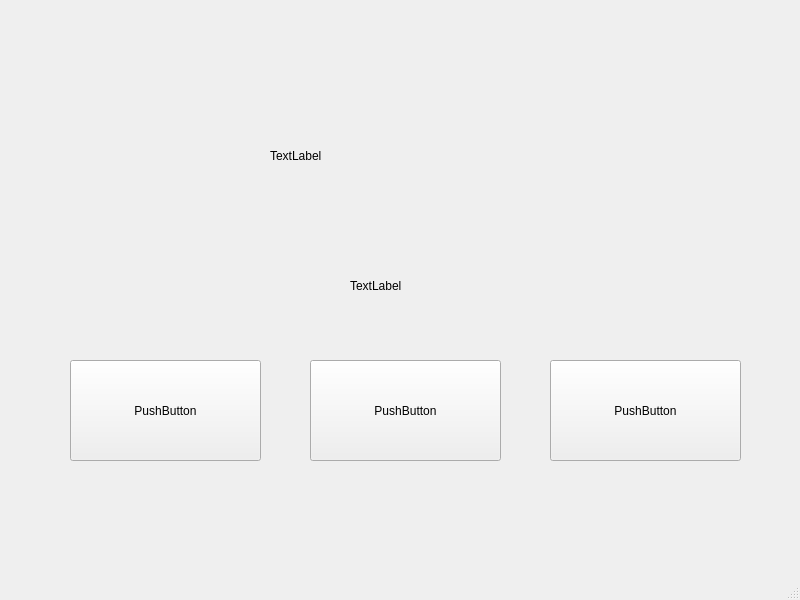
<?xml version="1.0" encoding="UTF-8"?>
<ui version="4.0">
 <class>MainWindow</class>
 <widget class="QMainWindow" name="MainWindow">
  <property name="geometry">
   <rect>
    <x>0</x>
    <y>0</y>
    <width>800</width>
    <height>600</height>
   </rect>
  </property>
  <property name="windowTitle">
   <string>MainWindow</string>
  </property>
  <widget class="QWidget" name="centralwidget">
   <widget class="QPushButton" name="UploadImage">
    <property name="geometry">
     <rect>
      <x>70</x>
      <y>360</y>
      <width>191</width>
      <height>101</height>
     </rect>
    </property>
    <property name="text">
     <string>PushButton</string>
    </property>
   </widget>
   <widget class="QPushButton" name="HitOnes">
    <property name="geometry">
     <rect>
      <x>310</x>
      <y>360</y>
      <width>191</width>
      <height>101</height>
     </rect>
    </property>
    <property name="text">
     <string>PushButton</string>
    </property>
   </widget>
   <widget class="QPushButton" name="MakeZero">
    <property name="geometry">
     <rect>
      <x>550</x>
      <y>360</y>
      <width>191</width>
      <height>101</height>
     </rect>
    </property>
    <property name="text">
     <string>PushButton</string>
    </property>
   </widget>
   <widget class="QLabel" name="Imagelabel">
    <property name="geometry">
     <rect>
      <x>270</x>
      <y>80</y>
      <width>241</width>
      <height>151</height>
     </rect>
    </property>
    <property name="text">
     <string>TextLabel</string>
    </property>
   </widget>
   <widget class="QLabel" name="num">
    <property name="geometry">
     <rect>
      <x>350</x>
      <y>270</y>
      <width>91</width>
      <height>31</height>
     </rect>
    </property>
    <property name="text">
     <string>TextLabel</string>
    </property>
   </widget>
  </widget>
  <widget class="QMenuBar" name="menubar">
   <property name="geometry">
    <rect>
     <x>0</x>
     <y>0</y>
     <width>800</width>
     <height>26</height>
    </rect>
   </property>
  </widget>
  <widget class="QStatusBar" name="statusbar"/>
 </widget>
 <resources/>
 <connections/>
</ui>
